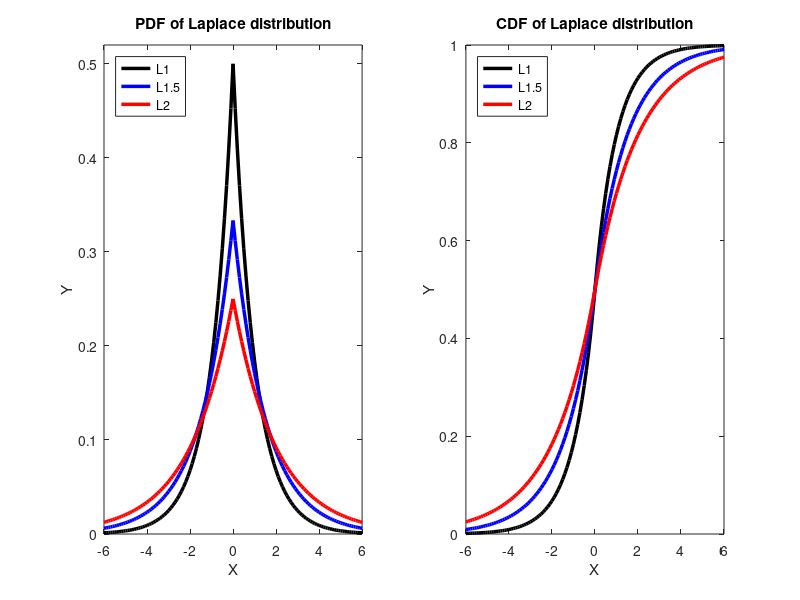

The MATLAB script that drew this image:
% ------------------------------------------------------------------------------
% Book:        MVA
% ------------------------------------------------------------------------------
% Quantlet:    MVAlaplacedis
% ------------------------------------------------------------------------------
% Description: MVAlaplacedis plots three probability density functions (left) and  
%              three cumulative density functions (right) of the Laplace-distribution 
%              with different scale (L1 stands for Laplace-distribution
%              with scale 1, etc.).
% ------------------------------------------------------------------------------
% Usage:       -
% ------------------------------------------------------------------------------
% Inputs:      None
% ------------------------------------------------------------------------------
% Output:      Two plots of pdf (left) and cdf (right) of Laplace-distributions.              
% ------------------------------------------------------------------------------
% Example:     -
% ------------------------------------------------------------------------------
% Author:      Wolfgang Haerdle 20091002; Matlab: Awdesch Melzer 20120229
% ------------------------------------------------------------------------------

%Clear variables and close windows
clear all;
close all;
clc;

%Laplace Distribution

xx = -6:0.1:6;

% Laplace location 0, scale 1
theta = 0; % location
lam = 1;   % scale

lappdf1 = 1/(2*lam)*exp(-abs(xx-theta)/lam);
lapcdf1 = 1/2*exp((xx-theta)/lam).*(xx<=theta) + (1 - 1/2*exp((theta-xx)/lam)).*(xx>theta);

% Laplace location 0, scale 1.5
theta = 0; % location
lam = 1.5;   % scale

lappdf15 = 1/(2*lam)*exp(-abs(xx-theta)/lam);
lapcdf15 = 1/2*exp((xx-theta)/lam).*(xx<=theta) + (1 - 1/2*exp((theta-xx)/lam)).*(xx>theta);

% Laplace location 0, scale 2
theta = 0; % location
lam = 2;   % scale

lappdf2 = 1/(2*lam)*exp(-abs(xx-theta)/lam);
lapcdf2 = 1/2*exp((xx-theta)/lam).*(xx<=theta) + (1 - 1/2*exp((theta-xx)/lam)).*(xx>theta);

% Plot of Laplace distributions scale 1-2
subplot(1,2,1)
hold on
box on
plot(xx, lappdf1, 'Color','k','Linewidth',2.5)
plot(xx, lappdf15, 'Color','b','Linewidth',2.5)
plot(xx, lappdf2, 'Color','r','Linewidth',2.5)
xlabel('X')
ylabel('Y')
ylim([0,0.52])
xlim([-6,6])
title('PDF of Laplace distribution')
legend('L1','L1.5','L2','Location','NorthWest')
hold off

subplot(1,2,2)
hold on
box on
plot(xx, lapcdf1, 'Color','k','Linewidth',2.5)
plot(xx, lapcdf15, 'Color','b','Linewidth',2.5)
plot(xx, lapcdf2, 'Color','r','Linewidth',2.5)
xlabel('X')
ylabel('Y')
ylim([0,1])
xlim([-6,6])
title('CDF of Laplace distribution')
legend('L1','L1.5','L2','Location','NorthWest')
hold off
